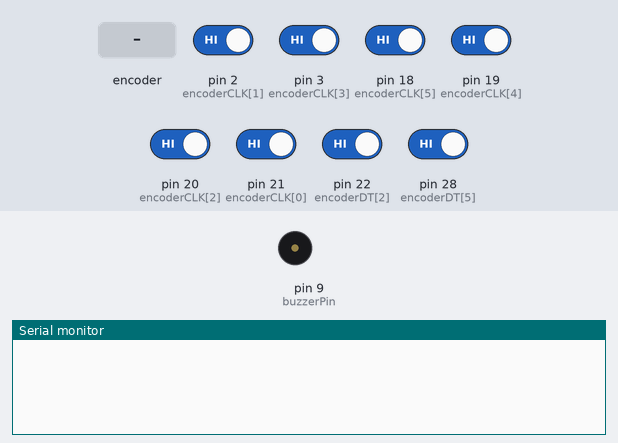
A sketch run on a simulated Arduino Mega 2560, built with avr-gcc and run on an emulated ATmega2560. Shown: buzzer (waves = sounding, pin HIGH), the last lines printed to the serial monitor. Inputs (shaded band) come from the test bench; at power-on: pin 2 (encoderCLK[1]), pin 3 (encoderCLK[3]), pin 18 (encoderCLK[5]), pin 19 (encoderCLK[4]), pin 20 (encoderCLK[2]), pin 21 (encoderCLK[0]), pin 22 (encoderDT[2]), pin 28 (encoderDT[5]) HIGH.

Above: at 1.2 s.
1.3 s: rotary encoder on pin 2 (encoderCLK[1]) / pin 29 (encoderDT[0]) turned 1 step (first pin leading)
At 1.9 s:
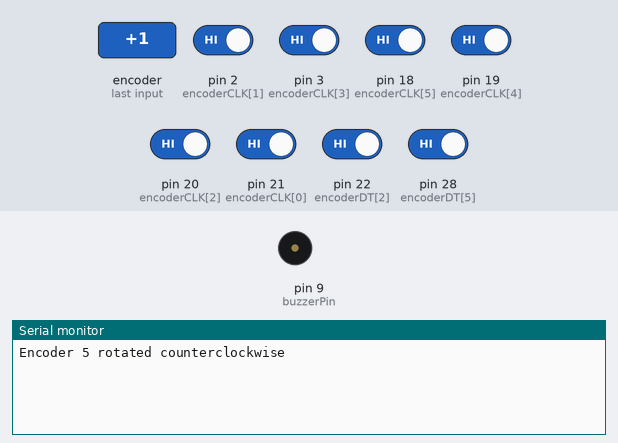
3.0 s: pin 18 (encoderCLK[5]) driven LOW
At 4.0 s:
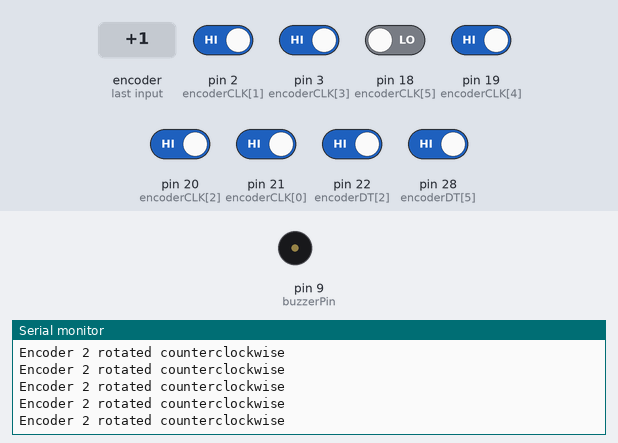

Measured:
- after the input at 1.3 s, the serial monitor: prints a new line after 0.05 s (image 1)
- after the input at 3.0 s, the serial monitor: prints a new line at once (image 2)

The sketch:

interrupts_version.ino
```cpp
#include <Arduino.h>

#define NUM_ENCODERS 6

const int sensorPins[NUM_ENCODERS] = {A0, A1, A2, A3, A4, A5};
const int baseNotes [NUM_ENCODERS] = {262, 294, 330, 349, 392, 440};
volatile int noteOffsets[NUM_ENCODERS] = {0};
const int buzzerPin = 9;

const int encoderCLK[NUM_ENCODERS] = {21, 2, 20, 3, 19, 18}; // top, middle, down, right-left
const int encoderDT[NUM_ENCODERS]  = {29, 34, 22, 35, 23, 28};

/*
INT0 - PIN 2
INT1 - PIN 3
INT2 - PIN 21
INT3 - PIN 20
INT4 - PIN 19
INT5 - PIN 18
*/

void handleEncoder(int idx);

// Prototip ISR-uri
ISR(INT0_vect){ handleEncoder(0); }
ISR(INT1_vect){ handleEncoder(1); }
ISR(INT2_vect){ handleEncoder(3); }
ISR(INT3_vect){ handleEncoder(2); }
ISR(INT4_vect){ handleEncoder(5); }
ISR(INT5_vect){ handleEncoder(4); }

void setup() {
  Serial.begin(9600);
  pinMode(buzzerPin, OUTPUT);

  for (int i = 0; i < NUM_ENCODERS; i++) {
    pinMode(encoderCLK[i], INPUT_PULLUP);
    pinMode(encoderDT[i], INPUT_PULLUP);
  }

  EICRA |= (1<<ISC01)|(1<<ISC00)|(1<<ISC11)|(1<<ISC10);
  EICRB |= (1<<ISC21)|(1<<ISC20)
         | (1<<ISC31)|(1<<ISC30)
         | (1<<ISC41)|(1<<ISC40)
         | (1<<ISC51)|(1<<ISC50);
  EIFR = 0x3F; // Clear all INT0–INT5 flags
  EIMSK |= (1<<INT0)|(1<<INT1)|(1<<INT2)
         | (1<<INT3)|(1<<INT4)|(1<<INT5);
}

void loop() {
}

volatile static unsigned long lastTime[NUM_ENCODERS] = {0};

void handleEncoder(int idx) {
  // La fiecare front crescător pe CLK verificăm DT pentru direcție
  if (digitalRead(encoderDT[idx]) == LOW) {
    noteOffsets[idx] += 10;  // rotație în sens orar
    Serial.print("Encoder "); Serial.print(idx); Serial.println(" rotated clockwise");
  } else {
    noteOffsets[idx] -= 10;  // rotație inversă
    Serial.print("Encoder "); Serial.print(idx); Serial.println(" rotated counterclockwise");
  }
  noteOffsets[idx] = constrain(noteOffsets[idx], -200, 200);
}
```
